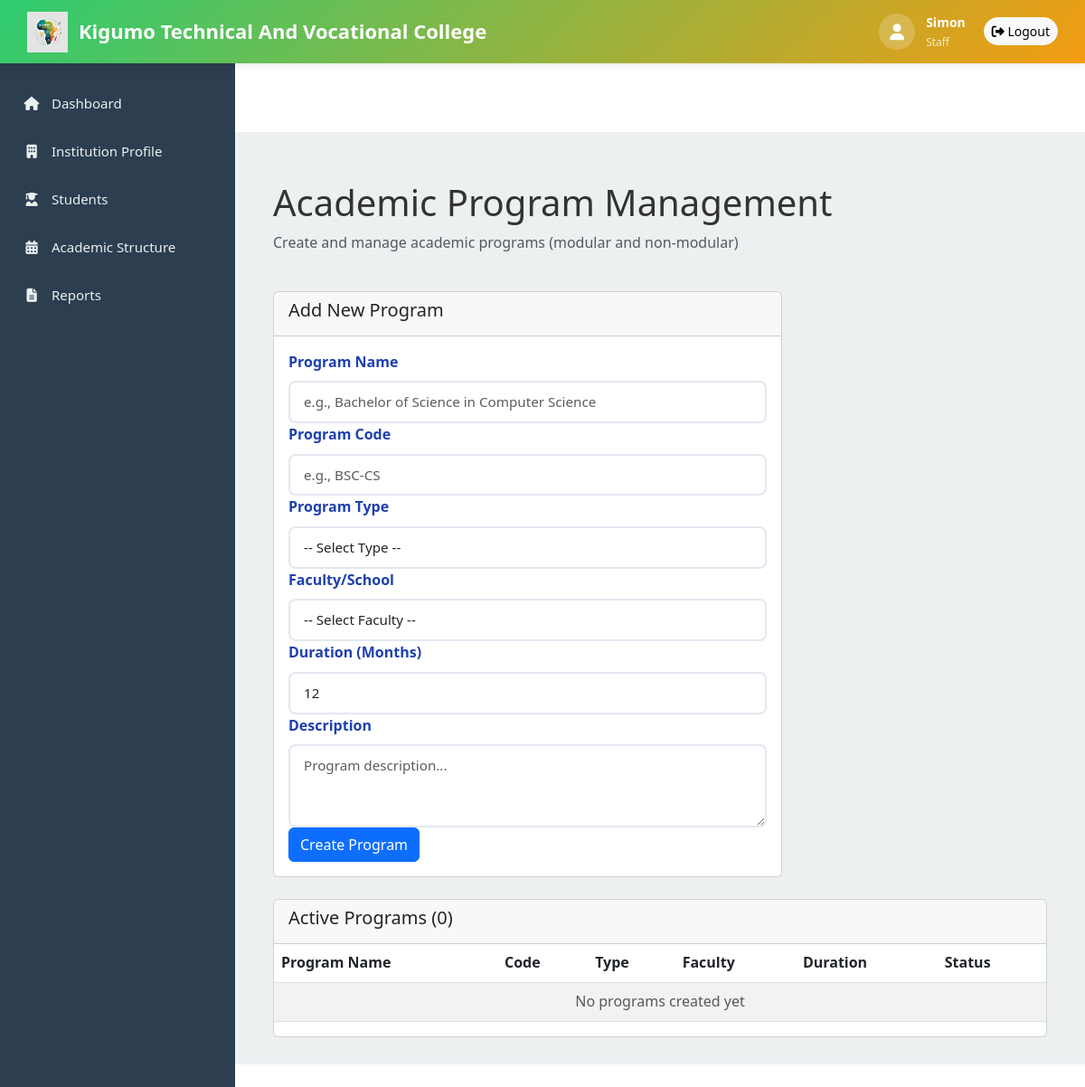
The page /institution/programs/ (signed in) on the database as committed earlier.
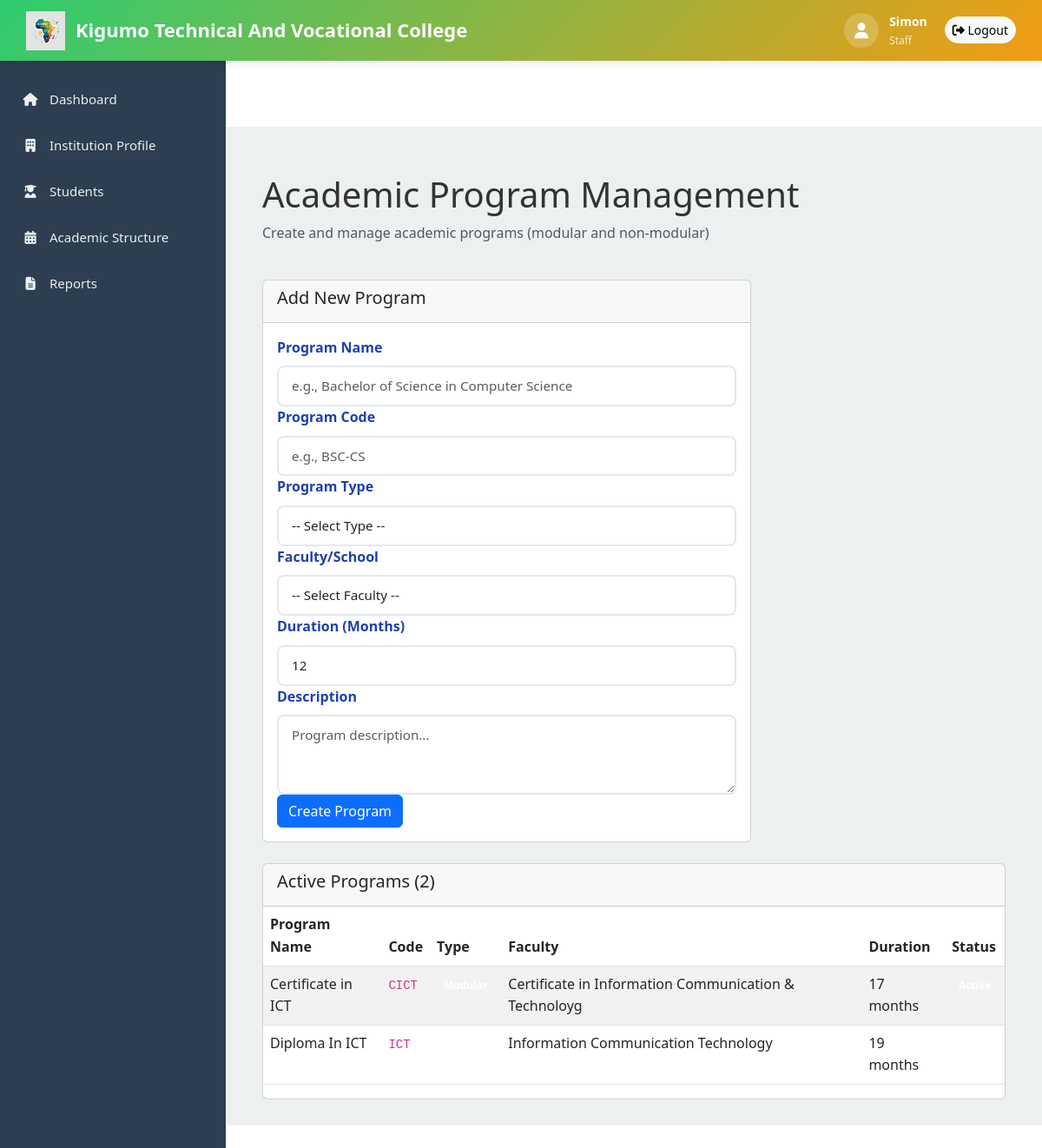
The same page on the database as committed later.
### institutions/models.py (models this page shows, shortened)
class Program(models.Model):
    PROGRAM_TYPE_CHOICES = [
        ("modular", "Modular"),
        ("non_modular", "Non-Modular"),
        ("semester", "Semester-Based"),
        ("year_round", "Year Round"),
    ]
    institution = models.ForeignKey(
        InstitutionProfile, on_delete=models.CASCADE, related_name="programs"
    )
    faculty = models.ForeignKey(Faculty, on_delete=models.CASCADE, related_name="programs_rel")
    program_name = models.CharField(max_length=255)
    program_code = models.CharField(max_length=50)
    program_type = models.CharField(max_length=50, choices=PROGRAM_TYPE_CHOICES, default="non_modular")
    duration_months = models.IntegerField(default=12, validators=[MinValueValidator(1)])
    description = models.TextField(blank=True)
    is_active = models.BooleanField(default=True)
    created_at = models.DateTimeField(auto_now_add=True)
    updated_at = models.DateTimeField(auto_now=True)
    class Meta:
        unique_together = ("institution", "program_code")
        ordering = ["program_name"]
        verbose_name = "Program"
        verbose_name_plural = "Programs"

class Faculty(models.Model):
    institution = models.ForeignKey(
        InstitutionProfile, on_delete=models.CASCADE, related_name="faculties"
    )
    name = models.CharField(max_length=255)
    code = models.CharField(max_length=50)
    description = models.TextField(blank=True)
    is_active = models.BooleanField(default=True)
    created_at = models.DateTimeField(auto_now_add=True)
    updated_at = models.DateTimeField(auto_now=True)
    class Meta:
        unique_together = ("institution", "code")
        verbose_name = "Faculty"
        verbose_name_plural = "Faculties"

### institutions/views.py (the view)
        def wrapper(request, *args, **kwargs):
            institution = get_institution_or_404(request)
            if not institution:
                messages.error(request, "You don't have an institution profile.")
                return redirect("home")
            staff_role = get_staff_role(request, institution)
            if not staff_role or staff_role not in allowed_roles:
                messages.error(request, f"You don't have permission. Required role: {', '.join(allowed_roles)}")
                return redirect("institutions:dashboard")
            return view_func(request, *args, **kwargs)

### EduPayAfrica/context_processors.py (called while the page is built)
def firebase_config(request):
    return {
        'firebase_config': settings.FIREBASE_CONFIG
    }

### institutions/views.py (called while the page is built)
def get_institution_or_404(request):
    try:
        return request.user.institution_profile
    except InstitutionProfile.DoesNotExist:
        return None

def get_staff_role(request, institution):
    try:
        staff = InstitutionStaff.objects.get(
            institution=institution, user=request.user, is_active=True
        )
        return staff.role
    except InstitutionStaff.DoesNotExist:
        return None

@login_required
@require_role("admin", "bursar", "accountant")
def program_management(request):
    institution = get_institution_or_404(request)
    programs = Program.objects.filter(institution=institution)
    faculties = Faculty.objects.filter(institution=institution)
    context = {
        "institution": institution,
        "programs": programs,
        "faculties": faculties,
        "program_types": Program.PROGRAM_TYPE_CHOICES,
    }
    return render(request, "institutions/program_management.html", context)

### institutions/templates/institutions/program_management.html (shortened to what the changed rows need)
{% extends 'institutions/base_institution.html' %}
{% block institution_content %}
<div class="container-fluid mt-4">
    <div class="row mb-4">
        <div class="col-md-12">
            <h1>Academic Program Management</h1>
        </div>
    </div>
    <div class="row">
        <div class="col-md-12">
            <div class="card">
                <div class="card-header">
                    <h5>Active Programs ({{ programs.count }})</h5>
                </div>
                <div class="table-responsive">
                    <table class="table table-striped">
                        <thead>
                            <tr>
                                <th>Program Name</th>
                                <th>Code</th>
                                <th>Type</th>
                                <th>Faculty</th>
                                <th>Duration</th>
                                <th>Status</th>
                            </tr>
                        </thead>
                        <tbody>
                            {% for program in programs %}
                            <tr>
                                <td>{{ program.program_name }}</td>
                                <td><code>{{ program.program_code }}</code></td>
                                <td><span class="badge badge-info">{{ program.get_program_type_display }}</span></td>
                                <td>{{ program.faculty.name }}</td>
                                <td>{{ program.duration_months }} months</td>
                                <td>
                                    {% if program.is_active %}
                                        <span class="badge badge-success">Active</span>
                                    {% else %}
                                        <span class="badge badge-danger">Inactive</span>
                                    {% endif %}
                                </td>
                            </tr>
                            {% empty %}
                            <tr>
                                <td colspan="6" class="text-center text-muted">No programs created yet</td>
                            </tr>
                            {% endfor %}
                        </tbody>
                    </table>
                </div>
            </div>
        </div>
    </div>
</div>
{% endblock %}

Rows that differ between the two databases and show on the page:
added Program: program_name "Certificate in ICT", program_code "CICT", faculty.name "Certificate in Information Communication & Technoloyg", duration_months "17"
added Program: program_name "Diploma In ICT", program_code "ICT", faculty.name "Information Communication Technology", duration_months "19"
Other text that changed with them:
{{ programs.count }}: "0" → "2"
text no longer shown: "No programs created yet"
